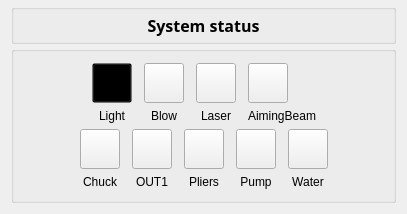
<?xml version="1.0" encoding="UTF-8"?>
<ui version="4.0">
 <class>QG_IOWidgetClass</class>
 <widget class="QWidget" name="QG_IOWidgetClass">
  <property name="geometry">
   <rect>
    <x>0</x>
    <y>0</y>
    <width>407</width>
    <height>214</height>
   </rect>
  </property>
  <property name="sizePolicy">
   <sizepolicy hsizetype="Preferred" vsizetype="Preferred">
    <horstretch>0</horstretch>
    <verstretch>0</verstretch>
   </sizepolicy>
  </property>
  <property name="maximumSize">
   <size>
    <width>16777215</width>
    <height>214</height>
   </size>
  </property>
  <property name="windowTitle">
   <string>QG_IOWidget</string>
  </property>
  <property name="styleSheet">
   <string notr="true"/>
  </property>
  <layout class="QGridLayout" name="gridLayout">
   <property name="topMargin">
    <number>4</number>
   </property>
   <property name="bottomMargin">
    <number>4</number>
   </property>
   <property name="horizontalSpacing">
    <number>4</number>
   </property>
   <property name="verticalSpacing">
    <number>2</number>
   </property>
   <item row="2" column="0">
    <spacer name="verticalSpacer">
     <property name="orientation">
      <enum>Qt::Vertical</enum>
     </property>
     <property name="sizeHint" stdset="0">
      <size>
       <width>20</width>
       <height>15</height>
      </size>
     </property>
    </spacer>
   </item>
   <item row="0" column="0">
    <widget class="QGroupBox" name="groupBox_SystemStatus">
     <property name="title">
      <string/>
     </property>
     <layout class="QHBoxLayout" name="horizontalLayout_3">
      <property name="leftMargin">
       <number>4</number>
      </property>
      <property name="topMargin">
       <number>4</number>
      </property>
      <property name="rightMargin">
       <number>4</number>
      </property>
      <property name="bottomMargin">
       <number>4</number>
      </property>
      <item>
       <widget class="QLabel" name="label_SystemStatus_SystemStatus">
        <property name="font">
         <font>
          <family>微软雅黑</family>
          <pointsize>12</pointsize>
          <weight>75</weight>
          <bold>true</bold>
         </font>
        </property>
        <property name="text">
         <string>System status</string>
        </property>
        <property name="alignment">
         <set>Qt::AlignCenter</set>
        </property>
       </widget>
      </item>
     </layout>
    </widget>
   </item>
   <item row="1" column="0">
    <widget class="QGroupBox" name="groupBox_IO">
     <property name="title">
      <string/>
     </property>
     <layout class="QVBoxLayout" name="verticalLayout_10">
      <item>
       <layout class="QHBoxLayout" name="horizontalLayout">
        <property name="spacing">
         <number>12</number>
        </property>
        <item>
         <spacer name="horizontalSpacer_3">
          <property name="orientation">
           <enum>Qt::Horizontal</enum>
          </property>
          <property name="sizeHint" stdset="0">
           <size>
            <width>40</width>
            <height>20</height>
           </size>
          </property>
         </spacer>
        </item>
        <item>
         <layout class="QVBoxLayout" name="verticalLayout">
          <item>
           <widget class="QPushButton" name="pushButton_IO_Light">
            <property name="minimumSize">
             <size>
              <width>40</width>
              <height>40</height>
             </size>
            </property>
            <property name="maximumSize">
             <size>
              <width>40</width>
              <height>16777215</height>
             </size>
            </property>
            <property name="toolTip">
             <string>Light</string>
            </property>
            <property name="styleSheet">
             <string notr="true">QPushButton
{
    background-color: transparent;
}

QPushButton:disabled
{
    background-color: transparent;
}</string>
            </property>
            <property name="text">
             <string/>
            </property>
            <property name="checkable">
             <bool>false</bool>
            </property>
            <property name="checked">
             <bool>false</bool>
            </property>
           </widget>
          </item>
          <item>
           <widget class="QLabel" name="label_IO_Light">
            <property name="text">
             <string>Light</string>
            </property>
            <property name="alignment">
             <set>Qt::AlignCenter</set>
            </property>
           </widget>
          </item>
         </layout>
        </item>
        <item>
         <layout class="QVBoxLayout" name="verticalLayout_2">
          <item>
           <widget class="QPushButton" name="pushButton_IO_Blow">
            <property name="minimumSize">
             <size>
              <width>40</width>
              <height>40</height>
             </size>
            </property>
            <property name="maximumSize">
             <size>
              <width>40</width>
              <height>16777215</height>
             </size>
            </property>
            <property name="toolTip">
             <string>Blow</string>
            </property>
            <property name="styleSheet">
             <string notr="true">QPushButton
{
	border-image: url(:/IOAndAxis/IO_blow01.svg);
}
QPushButton:checked
{
	border-image: url(:/IOAndAxis/IO_blow.svg);
}

QPushButton::hover
{
    border-width: 2px;
	border-radius:4px;

}

QPushButton::pressed
{
    border-width: 1px;
	border-radius:4px;
    padding-top: 3px;
	padding-left: 3px;
 

}</string>
            </property>
            <property name="text">
             <string/>
            </property>
            <property name="checkable">
             <bool>true</bool>
            </property>
           </widget>
          </item>
          <item>
           <widget class="QLabel" name="label_IO_Blow">
            <property name="text">
             <string>Blow</string>
            </property>
            <property name="alignment">
             <set>Qt::AlignCenter</set>
            </property>
           </widget>
          </item>
         </layout>
        </item>
        <item>
         <layout class="QVBoxLayout" name="verticalLayout_3">
          <item>
           <widget class="QPushButton" name="pushButton_IO_Laser">
            <property name="minimumSize">
             <size>
              <width>40</width>
              <height>40</height>
             </size>
            </property>
            <property name="maximumSize">
             <size>
              <width>40</width>
              <height>16777215</height>
             </size>
            </property>
            <property name="toolTip">
             <string>Laser</string>
            </property>
            <property name="styleSheet">
             <string notr="true">QPushButton
{
	border-image: url(:/IOAndAxis/IO_laser01.svg);
}
QPushButton:checked
{
	border-image: url(:/IOAndAxis/IO_laser.svg);
}

QPushButton::hover
{
    border-width: 2px;
	border-radius:4px;
   
}</string>
            </property>
            <property name="text">
             <string/>
            </property>
            <property name="checkable">
             <bool>true</bool>
            </property>
           </widget>
          </item>
          <item>
           <widget class="QLabel" name="label_IO_Laser">
            <property name="text">
             <string>Laser</string>
            </property>
            <property name="alignment">
             <set>Qt::AlignCenter</set>
            </property>
           </widget>
          </item>
         </layout>
        </item>
        <item>
         <layout class="QVBoxLayout" name="verticalLayout_4">
          <item>
           <widget class="QPushButton" name="pushButton_IO_AimingBeam">
            <property name="minimumSize">
             <size>
              <width>40</width>
              <height>40</height>
             </size>
            </property>
            <property name="maximumSize">
             <size>
              <width>40</width>
              <height>16777215</height>
             </size>
            </property>
            <property name="toolTip">
             <string>AimingBeam</string>
            </property>
            <property name="styleSheet">
             <string notr="true">QPushButton
{
   
	border-image: url(:/IOAndAxis/IO_AimingBeam01.svg);
}
QPushButton:checked
{
	border-image: url(:/IOAndAxis/IO_AimingBeam.svg);
}

QPushButton::hover
{
    border-width: 2px;
	border-radius:4px;

}

QPushButton::pressed
{
    border-width: 1px;
	border-radius:4px;
    padding-top: 3px;
	padding-left: 3px;
 

}</string>
            </property>
            <property name="text">
             <string/>
            </property>
            <property name="checkable">
             <bool>true</bool>
            </property>
           </widget>
          </item>
          <item>
           <widget class="QLabel" name="label_IO_AimingBeam">
            <property name="text">
             <string>AimingBeam</string>
            </property>
            <property name="alignment">
             <set>Qt::AlignCenter</set>
            </property>
           </widget>
          </item>
         </layout>
        </item>
        <item>
         <spacer name="horizontalSpacer">
          <property name="orientation">
           <enum>Qt::Horizontal</enum>
          </property>
          <property name="sizeHint" stdset="0">
           <size>
            <width>40</width>
            <height>20</height>
           </size>
          </property>
         </spacer>
        </item>
       </layout>
      </item>
      <item>
       <layout class="QHBoxLayout" name="horizontalLayout_2">
        <property name="spacing">
         <number>12</number>
        </property>
        <item>
         <spacer name="horizontalSpacer_4">
          <property name="orientation">
           <enum>Qt::Horizontal</enum>
          </property>
          <property name="sizeHint" stdset="0">
           <size>
            <width>40</width>
            <height>20</height>
           </size>
          </property>
         </spacer>
        </item>
        <item>
         <layout class="QVBoxLayout" name="verticalLayout_5">
          <item>
           <widget class="QPushButton" name="pushButton_IO_Chuck">
            <property name="minimumSize">
             <size>
              <width>40</width>
              <height>40</height>
             </size>
            </property>
            <property name="maximumSize">
             <size>
              <width>40</width>
              <height>16777215</height>
             </size>
            </property>
            <property name="toolTip">
             <string>Chuck</string>
            </property>
            <property name="styleSheet">
             <string notr="true">QPushButton
{
	border-image: url(:/IOAndAxis/IO_chuck01.svg);
}
QPushButton:checked
{
	border-image: url(:/IOAndAxis/IO_chuck.svg);
}

QPushButton::hover
{
    border-width: 2px;
	border-radius:4px;
  
}</string>
            </property>
            <property name="text">
             <string/>
            </property>
            <property name="checkable">
             <bool>true</bool>
            </property>
           </widget>
          </item>
          <item>
           <widget class="QLabel" name="label_IO_Chuck">
            <property name="text">
             <string>Chuck</string>
            </property>
            <property name="alignment">
             <set>Qt::AlignCenter</set>
            </property>
           </widget>
          </item>
         </layout>
        </item>
        <item>
         <layout class="QVBoxLayout" name="verticalLayout_6">
          <item>
           <widget class="QPushButton" name="pushButton_IO_OUT1">
            <property name="minimumSize">
             <size>
              <width>40</width>
              <height>40</height>
             </size>
            </property>
            <property name="maximumSize">
             <size>
              <width>40</width>
              <height>16777215</height>
             </size>
            </property>
            <property name="styleSheet">
             <string notr="true">QPushButton
{
	border-image: url(:/IOAndAxis/IO_chuck01.svg);
}
QPushButton:checked
{
	border-image: url(:/IOAndAxis/IO_chuck.svg);
}

QPushButton::hover
{
    border-width: 2px;
	border-radius:4px;
  
}</string>
            </property>
            <property name="text">
             <string/>
            </property>
            <property name="checkable">
             <bool>true</bool>
            </property>
           </widget>
          </item>
          <item>
           <widget class="QLabel" name="label_IO_OUT1">
            <property name="text">
             <string>OUT1</string>
            </property>
            <property name="alignment">
             <set>Qt::AlignCenter</set>
            </property>
           </widget>
          </item>
         </layout>
        </item>
        <item>
         <layout class="QVBoxLayout" name="verticalLayout_7">
          <item>
           <widget class="QPushButton" name="pushButton_IO_Pliers">
            <property name="minimumSize">
             <size>
              <width>40</width>
              <height>40</height>
             </size>
            </property>
            <property name="maximumSize">
             <size>
              <width>40</width>
              <height>16777215</height>
             </size>
            </property>
            <property name="toolTip">
             <string>Pliers</string>
            </property>
            <property name="styleSheet">
             <string notr="true">QPushButton
{
	border-image: url(:/IOAndAxis/IO_pliers01.svg);
}
QPushButton:checked
{
	border-image: url(:/IOAndAxis/IO_pliers.svg);
}

QPushButton::hover
{
    border-width: 2px;
	border-radius:4px;

}</string>
            </property>
            <property name="text">
             <string/>
            </property>
            <property name="checkable">
             <bool>true</bool>
            </property>
           </widget>
          </item>
          <item>
           <widget class="QLabel" name="label_IO_Pliers">
            <property name="text">
             <string>Pliers</string>
            </property>
            <property name="alignment">
             <set>Qt::AlignCenter</set>
            </property>
           </widget>
          </item>
         </layout>
        </item>
        <item>
         <layout class="QVBoxLayout" name="verticalLayout_8">
          <item>
           <widget class="QPushButton" name="pushButton_IO_Pump">
            <property name="enabled">
             <bool>true</bool>
            </property>
            <property name="minimumSize">
             <size>
              <width>40</width>
              <height>40</height>
             </size>
            </property>
            <property name="maximumSize">
             <size>
              <width>40</width>
              <height>16777215</height>
             </size>
            </property>
            <property name="toolTip">
             <string>Pump</string>
            </property>
            <property name="styleSheet">
             <string notr="true">QPushButton
{
	border-image: url(:/IOAndAxis/IO_pump01.svg);
}
QPushButton:checked
{
	border-image: url(:/IOAndAxis/IO_pump.svg);
}

QPushButton::hover
{
    border-width: 2px;
	border-radius:4px;
  
}</string>
            </property>
            <property name="text">
             <string/>
            </property>
            <property name="checkable">
             <bool>true</bool>
            </property>
           </widget>
          </item>
          <item>
           <widget class="QLabel" name="label_IO_Pump">
            <property name="text">
             <string>Pump</string>
            </property>
            <property name="alignment">
             <set>Qt::AlignCenter</set>
            </property>
           </widget>
          </item>
         </layout>
        </item>
        <item>
         <layout class="QVBoxLayout" name="verticalLayout_9">
          <item>
           <widget class="QPushButton" name="pushButton_IO_Water">
            <property name="enabled">
             <bool>true</bool>
            </property>
            <property name="minimumSize">
             <size>
              <width>40</width>
              <height>40</height>
             </size>
            </property>
            <property name="maximumSize">
             <size>
              <width>40</width>
              <height>16777215</height>
             </size>
            </property>
            <property name="toolTip">
             <string>Water</string>
            </property>
            <property name="styleSheet">
             <string notr="true">QPushButton
{
	border-image: url(:/IOAndAxis/IO_water01.svg);
}
QPushButton:checked
{
	border-image: url(:/IOAndAxis/IO_water.svg);
}
QPushButton::hover
{
    border-width: 2px;
	border-radius:4px;

}</string>
            </property>
            <property name="text">
             <string/>
            </property>
            <property name="checkable">
             <bool>true</bool>
            </property>
           </widget>
          </item>
          <item>
           <widget class="QLabel" name="label_IO_Water">
            <property name="text">
             <string>Water</string>
            </property>
            <property name="alignment">
             <set>Qt::AlignCenter</set>
            </property>
           </widget>
          </item>
         </layout>
        </item>
        <item>
         <spacer name="horizontalSpacer_2">
          <property name="orientation">
           <enum>Qt::Horizontal</enum>
          </property>
          <property name="sizeHint" stdset="0">
           <size>
            <width>40</width>
            <height>20</height>
           </size>
          </property>
         </spacer>
        </item>
       </layout>
      </item>
     </layout>
    </widget>
   </item>
  </layout>
 </widget>
 <layoutdefault spacing="6" margin="11"/>
 <resources>
  <include location="../../res/Cutting/Cutting.qrc"/>
  <include location="../../res/icons/icons.qrc"/>
 </resources>
 <connections/>
</ui>
